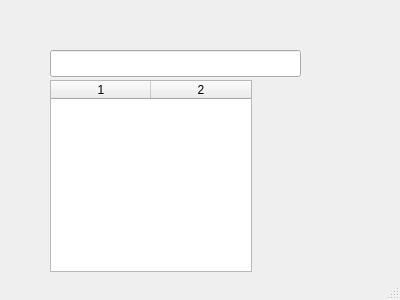
<?xml version="1.0" encoding="UTF-8"?>
<ui version="4.0">
 <class>results</class>
 <widget class="QDialog" name="results">
  <property name="windowModality">
   <enum>Qt::WindowModal</enum>
  </property>
  <property name="geometry">
   <rect>
    <x>0</x>
    <y>0</y>
    <width>400</width>
    <height>300</height>
   </rect>
  </property>
  <property name="sizePolicy">
   <sizepolicy hsizetype="Expanding" vsizetype="Expanding">
    <horstretch>0</horstretch>
    <verstretch>0</verstretch>
   </sizepolicy>
  </property>
  <property name="windowTitle">
   <string>Results</string>
  </property>
  <property name="autoFillBackground">
   <bool>false</bool>
  </property>
  <property name="sizeGripEnabled">
   <bool>true</bool>
  </property>
  <widget class="QLineEdit" name="percentage">
   <property name="geometry">
    <rect>
     <x>50</x>
     <y>50</y>
     <width>251</width>
     <height>27</height>
    </rect>
   </property>
  </widget>
  <widget class="QTableWidget" name="listwords">
   <property name="geometry">
    <rect>
     <x>50</x>
     <y>80</y>
     <width>202</width>
     <height>192</height>
    </rect>
   </property>
   <property name="sizePolicy">
    <sizepolicy hsizetype="Fixed" vsizetype="Expanding">
     <horstretch>0</horstretch>
     <verstretch>0</verstretch>
    </sizepolicy>
   </property>
   <property name="layoutDirection">
    <enum>Qt::LeftToRight</enum>
   </property>
   <property name="editTriggers">
    <set>QAbstractItemView::NoEditTriggers</set>
   </property>
   <property name="alternatingRowColors">
    <bool>true</bool>
   </property>
   <property name="iconSize">
    <size>
     <width>0</width>
     <height>0</height>
    </size>
   </property>
   <property name="gridStyle">
    <enum>Qt::SolidLine</enum>
   </property>
   <property name="wordWrap">
    <bool>true</bool>
   </property>
   <property name="cornerButtonEnabled">
    <bool>false</bool>
   </property>
   <property name="columnCount">
    <number>2</number>
   </property>
   <attribute name="horizontalHeaderCascadingSectionResizes">
    <bool>false</bool>
   </attribute>
   <attribute name="verticalHeaderStretchLastSection">
    <bool>true</bool>
   </attribute>
   <column/>
   <column/>
  </widget>
 </widget>
 <resources/>
 <connections/>
</ui>
